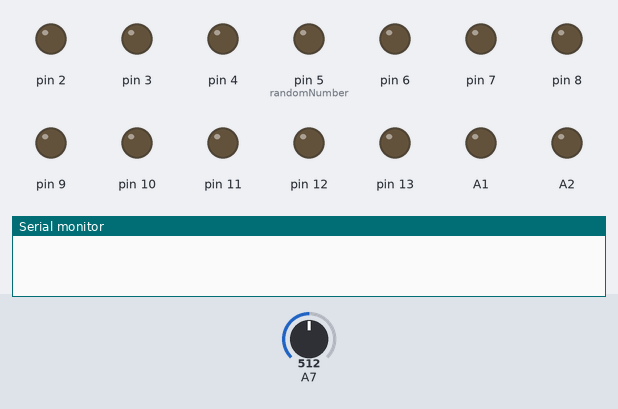
Recording of a sketch running on a simulated Arduino Nano, built with avr-gcc and run on an emulated ATmega328P. On the bench: output pins drawn as LEDs (lit = HIGH), the last lines printed to the serial monitor. The test bench sets the inputs (shaded band); at power-on: A7 = 512. Random numbers use the default seed unless the sketch sets one.

Above: at 1.2 s.
1.3 s: A7 set to 109
2.8 s: A7 set to 89
At 6.04 s:
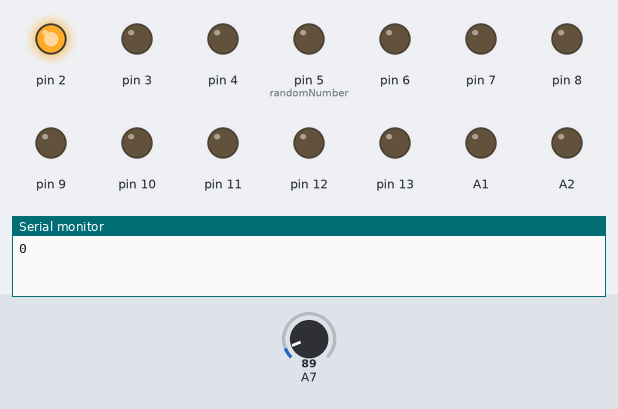
At 24.6 s:
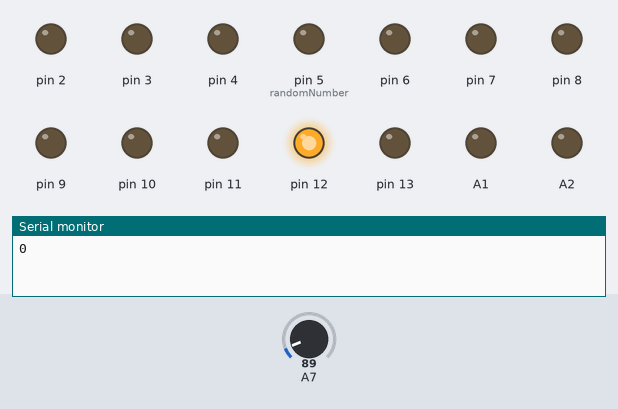
Timing chart, 0 to 29.7 s (numbered marks = the images above; inputs shaded):
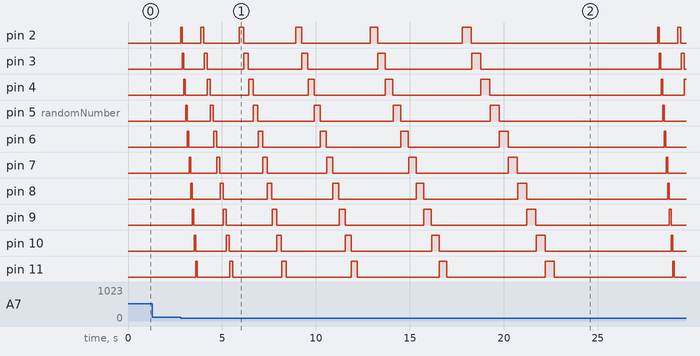

Measured:
- the behaviour switches between 100 and 99 on A7 (found by bisection; images 0 and 1)
- after the input at 1.3 s, every drawn part: stays the same

The sketch:

wheeloffortune.ino
```cpp
int timeShowRandom = 3000;
int timeShowDecision = 6000;
int timeBlink = 100;
int buttonPin = 1;
int buttonPress = false;
int randomNumber=5;
int previousNo = 0;
int timePassed = 0;
int min=2;
int x=0;
int count=0;

void getRandomNo(int min, int ex) {
  //Serial.println();
 int rand = random(min,ex);
  if (rand == previousNo) {
   getRandomNo(min,ex);
  } else {
    randomNumber = rand;
    previousNo = randomNumber;
  }
  //Serial.println(rand);
}
void setup() {
  // initialize digital pin LED_BUILTIN as an output.
   for (int i=2;i<=13;i++){
    pinMode(i, OUTPUT);
    }
    pinMode(A1, OUTPUT);digitalWrite(A1, LOW);
    pinMode(A2, OUTPUT);digitalWrite(A2, LOW);
    pinMode(A3, OUTPUT);digitalWrite(A3, LOW);
    pinMode(A4, OUTPUT);digitalWrite(A4, LOW);
    pinMode(A5, OUTPUT);digitalWrite(A5, LOW);
    pinMode(A6, OUTPUT);digitalWrite(A6, LOW);
   // pinMode(A7, OUTPUT);digitalWrite(A7, LOW);
    Serial.begin(9600);
}

// the loop function runs over and over again forever
void loop() {
    x=analogRead(A7);
   //Serial.println(x);
 if (x < 100 && buttonPress == false ) {
     buttonPress = true;
     Serial.println(count);
  } if (buttonPress == true ) {
    int j;
    for (j=1;j<=5;j++){
    for (int i=2;i<=13;i++){
      digitalWrite(i, HIGH);
      delay((80*j));
      digitalWrite(i,LOW);
      delay(10);
     }}

      getRandomNo(min,13); // Get random pin number
      for (int i=min;i<=randomNumber;i++){
      digitalWrite(i, HIGH);
      delay((80*j));
      digitalWrite(i,LOW);
      delay(10);
     }
     digitalWrite(randomNumber, HIGH);
       delay(5000);
     }


    //count++;
    buttonPress = false;
    //delay(5000);
  }
```
